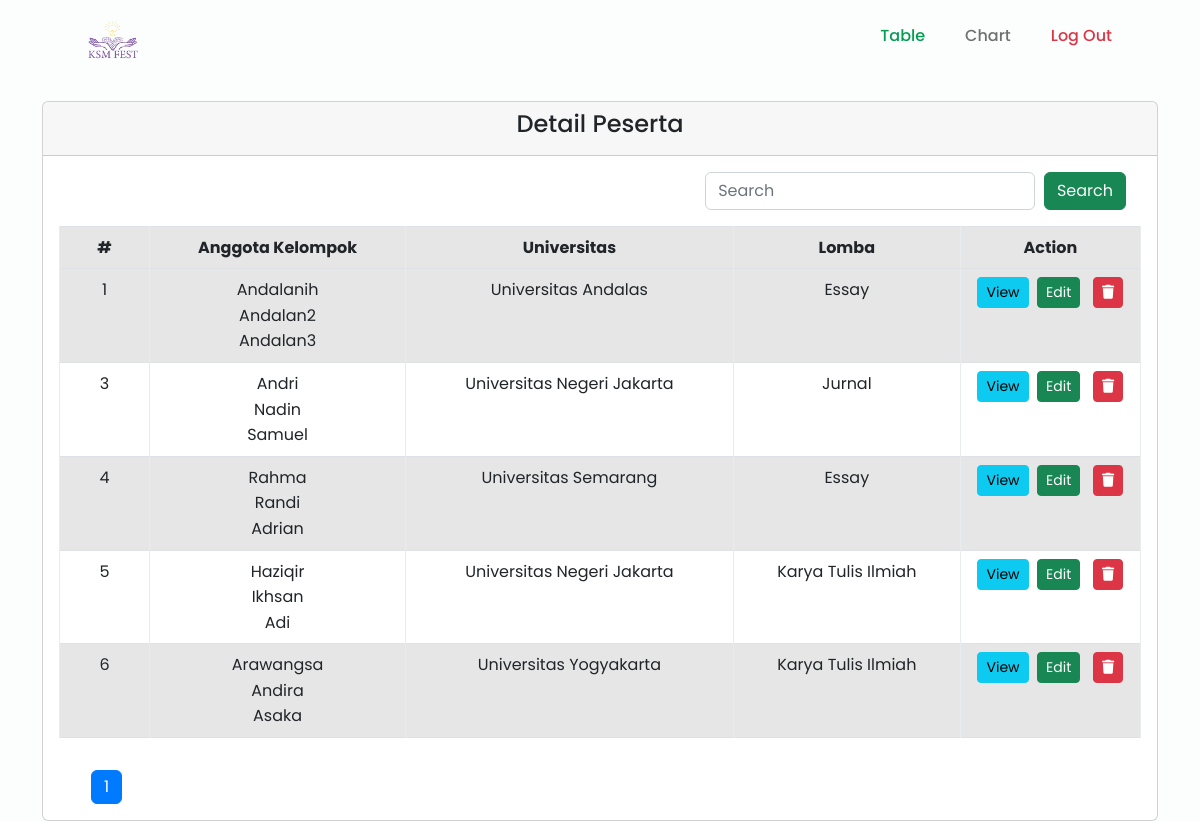
Page /adminhome.php on the committed database.
### tables this page shows
CREATE TABLE `peserta` (
  `id` int(99) NOT NULL,
  `id_lomba` int(11) NOT NULL,
  `nama_ketua` varchar(99) NOT NULL,
  `nim_ketua` int(10) NOT NULL,
  `nama_anggota1` varchar(99) NOT NULL,
  `nim_anggota1` int(10) NOT NULL,
  `nama_anggota2` varchar(99) NOT NULL,
  `nim_anggota2` int(10) NOT NULL,
  `universitas` varchar(50) NOT NULL
);

CREATE TABLE `lomba` (
  `id` int(99) NOT NULL,
  `lomba` varchar(50) NOT NULL,
  `harga` varchar(255) NOT NULL,
  `deadline` varchar(50) NOT NULL
);

### adminhome.php (the view, shortened to what this page needs)
<?php
    require 'connect.php';
?>
<!DOCTYPE html>
<html lang="en">
<head>
    <link href='https://cdn.jsdelivr.net/npm/boxicons@2.0.5/css/boxicons.min.css' rel='stylesheet'>
    <link rel="stylesheet" href="https://cdnjs.cloudflare.com/ajax/libs/font-awesome/6.2.1/css/all.min.css" />
    <link rel="stylesheet" href="assets/lib/bootstrap/css/bootstrap.min.css">
    <link href="https://cdn.jsdelivr.net/npm/bootstrap@5.2.3/dist/css/bootstrap.min.css" rel="stylesheet">
    <link rel="stylesheet" href="assets/css/styles.css">
</head>
<body>
    <header class="l-header" id="header">
        <nav class="nav bd-container">
            <a href="#" class="nav__logo"><img src="assets/img/LOGO KSM FEST.png" alt=""></a>
            <div class="nav__menu" id="nav-menu">
                <ul class="nav__list">
                    <li class="nav__item"><a href="adminhome.php" class="nav__link active-link">Table</a></li>
                    <li class="nav__item"><a href="report.php" class="nav__link">Chart</a></li>
                    <li class="nav__item"><a href="home.php" class="nav__link text-danger">Log Out</a></li>
                </ul>
            </div>
        </nav>
    </header>
    <br>
    <br>
    <br>
    <main class="l-main">
        <div class="container mt-4">
        <div class="row">
        <div class="col-md-12">
            <div class="card w-100">
                <div class="card-header text-dark text-center ">
                    <h4>Detail Peserta</h4>
                </div>
                <div class="card-body">
                    <div class="d-flex justify-content-end">
                        <div class="col-5 mb-3">
                            <form class="d-flex" role="search" method="get">
                                <input class="form-control" type="search" name="search" placeholder="Search" aria-label="Search"> &nbsp;&nbsp;
                                <button class="btn btn-success text-light " type="submit">Search</button>
                            </form>
                        </div>
                    </div>
                    <table class="table table-bordered table-striped table-hover">
                        <tr class="text-center text-dark">
                            <th>#</th>
                            <th>Anggota Kelompok</th>
                            <th>Universitas</th>
                            <th>Lomba</th>
                            <th>Action</th>
                        </tr>
                        <thead>
                        <tbody>
                            <?php
                            $batas = 5;
                            $halaman = $_GET['halaman'] ?? null;
                            $sql = "SELECT peserta.id,peserta.nama_ketua,peserta.nama_anggota1,peserta.nama_anggota2,peserta.universitas, lomba.lomba FROM peserta INNER JOIN lomba on peserta.id_lomba = lomba.id";
                            if(empty($halaman)){
                            $posisi = 0; $halaman = 1;
                            }else{
                            $posisi = ($halaman-1) * $batas;
                            }
                            if(isset($_GET['search'])){
                            $search = $_GET['search'];
                            $sql="SELECT peserta.id,peserta.nama_ketua,peserta.nama_anggota1,peserta.nama_anggota2,peserta.universitas, lomba.lomba FROM peserta INNER JOIN lomba on peserta.id_lomba = lomba.id WHERE peserta.id LIKE '%$search%' OR peserta.nama_ketua LIKE '%$search%' OR peserta.nama_anggota1 LIKE '%$search%' OR peserta.nama_anggota2 LIKE '%$search%' OR peserta.universitas LIKE '%$search%' OR lomba.lomba LIKE '%$search%' ORDER BY peserta.id ASC LIMIT $posisi, $batas";
                            }else{
                            $sql="SELECT peserta.id,peserta.nama_ketua,peserta.nama_anggota1,peserta.nama_anggota2,peserta.universitas, lomba.lomba FROM peserta INNER JOIN lomba on peserta.id_lomba = lomba.id ORDER BY peserta.id ASC LIMIT $posisi, $batas";
                            }
                            $hasil=mysqli_query($conn, $sql);
                                while ($data = mysqli_fetch_array($hasil)) {
                            ?>
                            <tr class="text-center">
                                    <td class="col-1"><?=$data['id']?></td>
                                    <td>
                                       <?=$data['nama_ketua']?><br>
                                       <?=$data['nama_anggota1']?><br>
                                       <?=$data['nama_anggota2']?>
                                    </td>
                                    <td><?=$data['universitas']?></td>
                                    <td><?=$data['lomba']?></td>
                                    <td class="text-center col-2 ">
                                        <a href="pesertadetail.php?id=<?=$data['id']?>" class="btn btn-info btn-sm">View</a>&nbsp
                                        <a href="pesertaedit.php?id=<?=$data['id']?>" class="btn btn-success btn-sm">Edit</a> &nbsp
                                        <a href="deletepeserta.php?id=<?=$data['id']?>" class="mt-0 btn btn-danger btn-sm"><i class="fa-solid fa-trash"></i></a>
                                    </td>
                            </tr>
                            <?php
                                }
                            ?>
                        </tbody>
                        </thead>
                    </table>
                    <?php
                    if(isset($_GET['search'])){
                        $search= $_GET['search'];
                        $query2="SELECT peserta.id,peserta.nama_ketua,peserta.nama_anggota1,peserta.nama_anggota2,peserta.universitas, lomba.lomba FROM peserta INNER JOIN lomba on peserta.id_lomba = lomba.id WHERE peserta.id LIKE '%$search%' OR peserta.nama_ketua LIKE '%$search%' OR peserta.nama_anggota1 LIKE '%$search%' OR peserta.nama_anggota2 LIKE '%$search%' OR peserta.universitas LIKE '%$search%' OR lomba.lomba LIKE '%$search%' ORDER BY peserta.id ASC";
                    }else{
                        $query2="SELECT peserta.id,peserta.nama_ketua,peserta.nama_anggota1,peserta.nama_anggota2,peserta.universitas, lomba.lomba FROM peserta INNER JOIN lomba on peserta.id_lomba = lomba.id ORDER BY peserta.id ASC";
                    }
                        $result2 = mysqli_query($conn, $query2);
                        $jmldata = mysqli_num_rows($result2);
                        $jmlhalaman = ceil($jmldata/$batas);
                    ?>
                </div>
                <div class="mx-5 text-center mb-3">
                    <ul class="pagination">
                    <?php
                        for($i=1;$i<=$jmlhalaman; $i++) {
                            if ($i != $halaman) {
                                if(isset($_GET['search'])){
                                    $search = $_GET['search'];
                                    echo "<li class='page-item'><a class='page-link' href='adminhome.php?halaman=$i&search=$search'>
                                        $i</a></li>";
                                }else{
                                    echo "<li class='page-item'><a class='page-link' href='adminhome.php?halaman=$i'>$i</a></li>";
                                }
                            } else {
                                echo "<li class='page-item active'><a class='page-link' href='#'>$i</a></li>";
                            }
                        }
                        ?>
                    </ul>
                </div>
            </div>
            </div>
            </div>
        </div>
    </main>
</body>
</html>

### assets/css/styles.css (style rules this page uses)
:root { --header-height: 3rem; --first-color: rgb(6, 156, 84); --first-color-alt: #048654; --title-color: #393939; --text-color: #707070; --text-color-light: #A6A6A6; --body-color: #FBFEFD; --container-color: #FFFFFF; --body-font: 'Poppins', sans-serif; --biggest-font-size: 2.25rem; --h1-font-size: 1.5rem; --h2-font-size: 1.25rem; --h3-font-size: 1rem; --normal-font-size: .938rem; --small-font-size: .813rem; --smaller-font-size: .75rem; --font-medium: 500; --font-semi-bold: 600; --mb-1: .5rem; --mb-2: 1rem; --mb-3: 1.5rem; --mb-4: 2rem; --mb-5: 2.5rem; --mb-6: 3rem; --z-tooltip: 10; --z-fixed: 100; }
@media screen and (min-width: 768px) { :root { --biggest-font-size: 4rem; --h1-font-size: 2.25rem; --h2-font-size: 1.5rem; --h3-font-size: 1.25rem; --normal-font-size: 1rem; --small-font-size: .875rem; --smaller-font-size: .813rem; } }
.card { width: 120vh; margin-right: 10px; }
*,::before,::after { box-sizing: border-box; }
html { scroll-behavior: smooth; }
body { margin: var(--header-height) 0 0 0; font-family: var(--body-font); font-size: var(--normal-font-size); background-color: var(--body-color); color: var(--text-color); line-height: 1.6; }
h1,h2,h3,p,ul { margin: 0; }
ul { padding: 0; list-style: none; }
a { text-decoration: none; }
img { max-width: 100%; height: auto; }
.bd-container { max-width: 960px; width: calc(100% - 2rem); margin-left: var(--mb-2); margin-right: var(--mb-2); }
.l-header { width: 100%; position: fixed; top: 0; left: 0; z-index: var(--z-fixed); background-color: var(--body-color); }
.nav { max-width: 1024px; height: var(--header-height); display: flex; justify-content: space-between; align-items: center; }
.nav__item { margin-bottom: var(--mb-2); }
.nav__link, .nav__logo, .nav__toggle { color: var(--text-color); font-weight: var(--font-medium); }
.nav__logo { width: 50px; height: 30px; }
.nav__link { transition: .3s; }
.active-link { color: var(--first-color); }
@media screen and (min-width: 768px) { body { margin: 0; } }
@media screen and (min-width: 768px) { .nav { height: calc(var(--header-height) + 1.5rem); } }
@media screen and (min-width: 768px) { .nav__list { display: flex; } }
@media screen and (min-width: 768px) { .nav__item { margin-left: var(--mb-5); margin-bottom: 0; } }
@media screen and (min-width: 960px) { .bd-container { margin-left: auto; margin-right: auto; } }

### rows in the picture
peserta: id "1", nama_ketua "Andalanih", nama_anggota1 "Andalan2", nama_anggota2 "Andalan3", universitas "Universitas Andalas", id_lomba.lomba "Essay"
peserta: id "3", nama_ketua "Andri", nama_anggota1 "Nadin", nama_anggota2 "Samuel", universitas "Universitas Negeri Jakarta", id_lomba.lomba "Jurnal"
peserta: id "4", nama_ketua "Rahma", nama_anggota1 "Randi", nama_anggota2 "Adrian", universitas "Universitas Semarang", id_lomba.lomba "Essay"
peserta: id "5", nama_ketua "Haziqir", nama_anggota1 "Ikhsan", nama_anggota2 "Adi", universitas "Universitas Negeri Jakarta", id_lomba.lomba "Karya Tulis Ilmiah"
peserta: id "6", nama_ketua "Arawangsa", nama_anggota1 "Andira", nama_anggota2 "Asaka", universitas "Universitas Yogyakarta", id_lomba.lomba "Karya Tulis Ilmiah"
